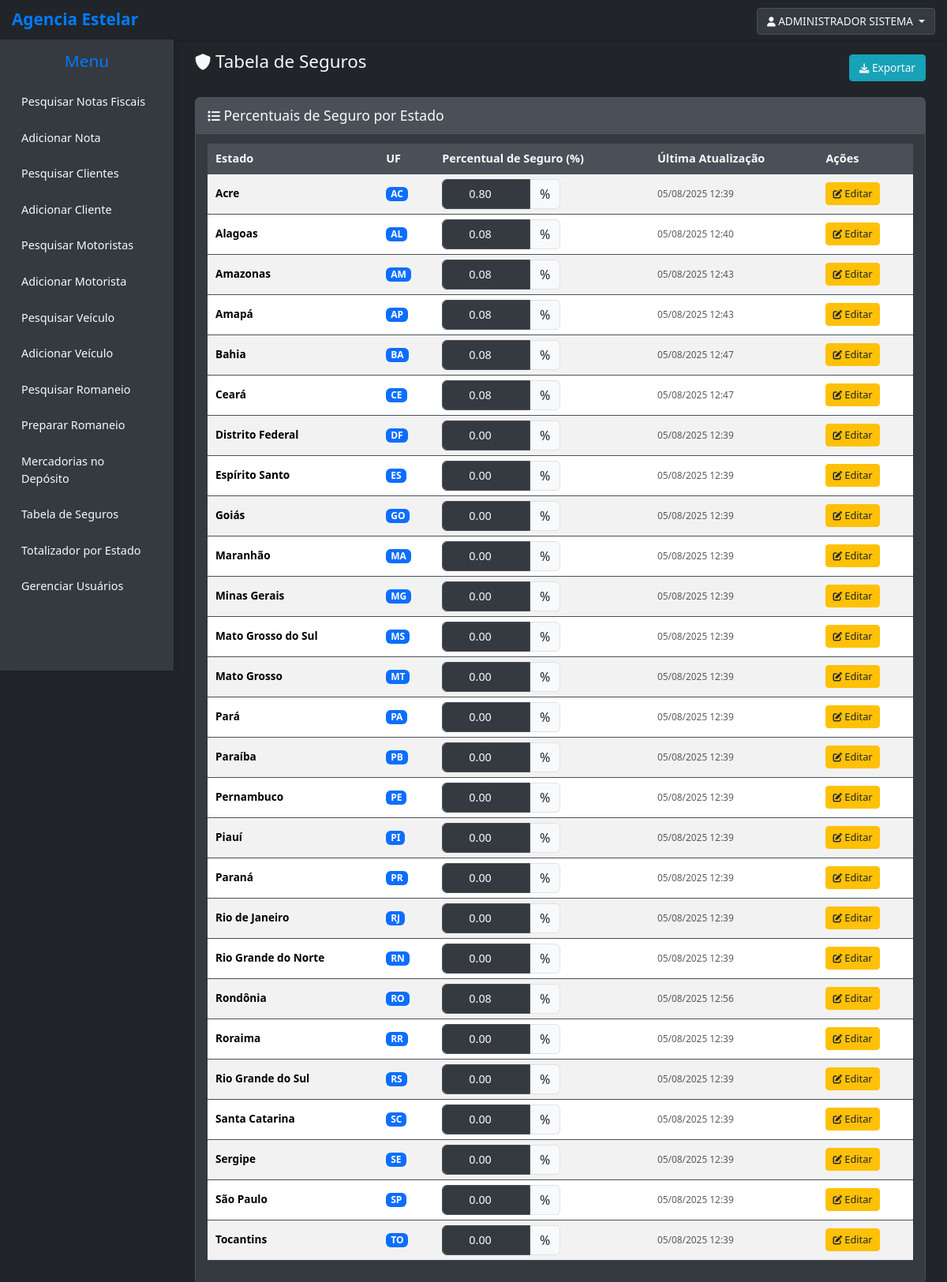
Page /notas/tabela-seguros/ (signed in) on the committed database.
### notas/models.py (models this page shows, shortened)
class UpperCaseMixin:
    def save(self, *args, **kwargs):
        uppercase_fields = [
            'razao_social', 'nome_fantasia', 'inscricao_estadual', 'endereco',
            'complemento', 'bairro', 'cidade',
            'nome', 'codigo_seguranca', 'endereco', 'complemento', 'bairro', 'cidade',
            'numero_consulta',
            'fornecedor', 'mercadoria',
            'marca', 'modelo', 'cidade',
            'proprietario_nome_razao_social', 'proprietario_rg_ie', 'proprietario_endereco',
            'proprietario_bairro', 'proprietario_cidade',
            'first_name', 'last_name',
            'numero_consulta', 'gerenciadora',
        ]
        for field_name in uppercase_fields:
            if hasattr(self, field_name) and getattr(self, field_name):
                current_value = getattr(self, field_name)
                if isinstance(current_value, str):
                    setattr(self, field_name, current_value.upper())
        super().save(*args, **kwargs)

class Usuario(UpperCaseMixin, AbstractUser):
    TIPO_USUARIO_CHOICES = [
        ('admin', 'Administrador'),
        ('funcionario', 'Funcionário'),
        ('cliente', 'Cliente'),
    ]
    tipo_usuario = models.CharField(
        max_length=20,
        choices=TIPO_USUARIO_CHOICES,
        default='funcionario',
        verbose_name="Tipo de Usuário"
    )
    cliente = models.ForeignKey(
        Cliente,
        on_delete=models.CASCADE,
        null=True,
        blank=True,
        verbose_name="Cliente Vinculado"
    )
    telefone = models.CharField(max_length=20, blank=True, verbose_name="Telefone")
    ultimo_acesso = models.DateTimeField(null=True, blank=True, verbose_name="Último Acesso")
    REQUIRED_FIELDS = ['email', 'first_name', 'last_name']
    USERNAME_FIELD = 'username'
    is_authenticated = True
    is_anonymous = False
    objects = UsuarioManager()
    class Meta:
        verbose_name = "Usuário"
        verbose_name_plural = "Usuários"
        ordering = ['username']
    def get_full_name(self):
        return f"{self.first_name} {self.last_name}".strip()
    @property
    def is_admin(self):
        return self.tipo_usuario == 'admin'
    @property
    def is_cliente(self):
        return self.tipo_usuario == 'cliente'
    def can_access_funcionalidades(self):
        return self.is_admin or self.is_funcionario

class TabelaSeguro(models.Model):
    ESTADOS_BRASIL = [
        ('AC', 'Acre'),
        ('AL', 'Alagoas'),
        ('AP', 'Amapá'),
        ('AM', 'Amazonas'),
        ('BA', 'Bahia'),
        ('CE', 'Ceará'),
        ('DF', 'Distrito Federal'),
        ('ES', 'Espírito Santo'),
        ('GO', 'Goiás'),
        ('MA', 'Maranhão'),
        ('MT', 'Mato Grosso'),
        ('MS', 'Mato Grosso do Sul'),
        ('MG', 'Minas Gerais'),
        ('PA', 'Pará'),
        ('PB', 'Paraíba'),
        ('PR', 'Paraná'),
        ('PE', 'Pernambuco'),
        ('PI', 'Piauí'),
        ('RJ', 'Rio de Janeiro'),
        ('RN', 'Rio Grande do Norte'),
        ('RS', 'Rio Grande do Sul'),
        ('RO', 'Rondônia'),
        ('RR', 'Roraima'),
        ('SC', 'Santa Catarina'),
        ('SP', 'São Paulo'),
        ('SE', 'Sergipe'),
        ('TO', 'Tocantins'),
    ]
    estado = models.CharField(
        max_length=2,
        choices=ESTADOS_BRASIL,
        unique=True,
        verbose_name="Estado (UF)"
    )
    percentual_seguro = models.DecimalField(
        max_digits=5,
        decimal_places=2,
        default=0.00,
        verbose_name="Percentual de Seguro (%)"
    )
    data_atualizacao = models.DateTimeField(
        auto_now=True,
        verbose_name="Data de Atualização"
    )
    class Meta:
        verbose_name = "Tabela de Seguro"
        verbose_name_plural = "Tabela de Seguros"
        ordering = ['estado']

### notas/views.py (the view, shortened to what this page needs)
# urls.py: path('tabela-seguros/', views.listar_tabela_seguros, name='listar_tabela_seguros'),
@login_required
@user_passes_test(is_admin)
def listar_tabela_seguros(request):
    tabela_seguros = TabelaSeguro.objects.all().order_by('estado')
    context = {
        'tabela_seguros': tabela_seguros,
    }
    return render(request, 'notas/listar_tabela_seguros.html', context)

### notas/views.py (called while the page is built)
def is_admin(user):
    return user.is_authenticated and user.is_admin

### notas/templates/notas/listar_tabela_seguros.html (shortened to what this page needs)
{% extends 'base.html' %}
{% load static %}
{% load format_filters %}
{% block content %}
<div class="container-fluid">
    <div class="row">
        <div class="col-12">
            <div class="d-flex justify-content-between align-items-center mb-4">
                <h2><i class="fas fa-shield-alt"></i> Tabela de Seguros</h2>
                <div>
                    <button type="button" class="btn btn-info" onclick="exportarTabela()">
                        <i class="fas fa-download"></i> Exportar
                    </button>
                </div>
            </div>
            <div class="card">
                <div class="card-header">
                    <h5 class="card-title mb-0">
                        <i class="fas fa-list"></i> Percentuais de Seguro por Estado
                    </h5>
                </div>
                <div class="card-body">
                    <div class="table-responsive">
                        <table class="table table-striped table-hover" id="tabela-seguros">
                            <thead>
                                <tr>
                                    <th>Estado</th>
                                    <th>UF</th>
                                    <th>Percentual de Seguro (%)</th>
                                    <th>Última Atualização</th>
                                    <th>Ações</th>
                                </tr>
                            </thead>
                            <tbody>
                                {% for seguro in tabela_seguros %}
                                    <tr data-seguro-id="{{ seguro.pk }}">
                                        <td>
                                            <strong>{{ seguro.get_estado_display }}</strong>
                                        </td>
                                        <td>
                                            <span class="badge bg-primary">{{ seguro.estado }}</span>
                                        </td>
                                        <td>
                                            <div class="input-group" style="max-width: 150px;">
                                                <input type="number"
                                                       class="form-control percentual-input"
                                                       value="{{ seguro.percentual_seguro }}"
                                                       min="0"
                                                       max="100"
                                                       step="0.01"
                                                       data-seguro-id="{{ seguro.pk }}"
                                                       style="text-align: center;">
                                                <span class="input-group-text">%</span>
                                            </div>
                                        </td>
                                        <td>
                                            <small class="text-muted">
                                                {{ seguro.data_atualizacao|date:"d/m/Y H:i" }}
                                            </small>
                                        </td>
                                        <td>
                                            <a href="{% url 'notas:editar_tabela_seguro' seguro.pk %}"
                                               class="btn btn-warning btn-sm">
                                                <i class="fas fa-edit"></i> Editar
                                            </a>
                                        </td>
                                    </tr>
                                {% endfor %}
                            </tbody>
                        </table>
                    </div>
                </div>
            </div>
        </div>
    </div>
</div>
{% endblock %}

### templates/base.html (shortened to what this page needs)
{% load static %}
<!DOCTYPE html>
<html lang="pt-BR">
<head>
    <link href="https://cdn.jsdelivr.net/npm/bootstrap@5.3.3/dist/css/bootstrap.min.css" rel="stylesheet">
    <link rel="stylesheet" href="{% static 'css/style.css' %}">
    <link rel="stylesheet" href="https://cdnjs.cloudflare.com/ajax/libs/font-awesome/6.0.0-beta3/css/all.min.css">
</head>
<body>
    <div class="top-bar">
        <div class="d-flex justify-content-between align-items-center">
            <a href="{% url 'notas:listar_notas_fiscais' %}" class="logo">Agencia Estelar</a>
            <div class="user-info">
                {% if user.is_authenticated %}
                    <div class="dropdown">
                        <button class="btn btn-outline-light dropdown-toggle" type="button" id="userDropdown" data-bs-toggle="dropdown" aria-expanded="false">
                            <i class="fas fa-user"></i> {{ user.get_full_name|default:user.username }}
                        </button>
                    </div>
                {% else %}
                    <a href="{% url 'notas:login' %}" class="btn btn-outline-light">Login</a>
                {% endif %}
            </div>
        </div>
    </div>
    <div class="main-wrapper">
        {% if user.is_authenticated %}
        <div class="sidebar">
            <h3>Menu</h3>
            <nav class="sidebar-nav">
                <ul>
                    {% if user.can_access_funcionalidades %}
                    <li><a href="{% url 'notas:listar_notas_fiscais' %}">Pesquisar Notas Fiscais</a></li>
                    <li><a href="{% url 'notas:adicionar_nota_fiscal' %}">Adicionar Nota</a></li>
                    {% endif %}
                    {% if user.can_access_funcionalidades %}
                    <li><a href="{% url 'notas:listar_clientes' %}">Pesquisar Clientes</a></li>
                    <li><a href="{% url 'notas:adicionar_cliente' %}">Adicionar Cliente</a></li>
                    {% endif %}
                    {% if user.can_access_funcionalidades %}
                    <li><a href="{% url 'notas:listar_motoristas' %}">Pesquisar Motoristas</a></li>
                    <li><a href="{% url 'notas:adicionar_motorista' %}">Adicionar Motorista</a></li>
                    {% endif %}
                    {% if user.can_access_funcionalidades %}
                    <li><a href="{% url 'notas:listar_veiculos' %}">Pesquisar Veículo</a></li>
                    <li><a href="{% url 'notas:adicionar_veiculo' %}">Adicionar Veículo</a></li>
                    {% endif %}
                    {% if user.can_access_funcionalidades %}
                    <li><a href="{% url 'notas:listar_romaneios' %}">Pesquisar Romaneio</a></li>
                    <li><a href="{% url 'notas:adicionar_romaneio' %}">Preparar Romaneio</a></li>
                    {% endif %}
                    {% if user.can_access_funcionalidades %}
                    <li><a href="{% url 'notas:pesquisar_mercadorias_deposito' %}">Mercadorias no Depósito</a></li>
                    {% endif %}
                    {% if user.is_admin %}
                    <li><a href="{% url 'notas:listar_tabela_seguros' %}">Tabela de Seguros</a></li>
                    <li><a href="{% url 'notas:totalizador_por_estado' %}">Totalizador por Estado</a></li>
                    {% endif %}
                    {% if user.is_admin %}
                    <li><a href="{% url 'notas:listar_usuarios' %}">Gerenciar Usuários</a></li>
                    {% endif %}
                </ul>
            </nav>
        </div>
        {% endif %}
        <div class="main-content">
            {% block content %}{% endblock %}
        </div>
    </div>
</body>
</html>

### static/css/style.css (style rules this page uses)
:root { --dark-bg-color: #212529; --dark-sidebar-bg: #343a40; --dark-header-bg: #212529; --dark-text-color: #f8f9fa; --dark-secondary-text-color: #adb5bd; --dark-border-color: #495057; --dark-card-bg: #343a40; --dark-card-header-bg: #495057; --primary-color: #007bff; --accent-color: #28a745; --light-card-text: #212529; --readonly-text-color: #495057; }
body { background-color: var(--dark-bg-color); color: var(--dark-text-color); font-family: 'Segoe UI', Tahoma, Geneva, Verdana, sans-serif; margin: 0; display: flex; min-height: 100vh; flex-direction: column; font-size: 14px; }
.main-wrapper { display: flex; flex-grow: 1; }
.sidebar { width: 220px; background-color: var(--dark-sidebar-bg); padding: 15px; box-shadow: 2px 0 5px rgba(0,0,0,0.2); display: flex; flex-direction: column; color: var(--dark-text-color); position: sticky; top: 0; height: 100vh; overflow-y: auto; }
.sidebar h3 { color: var(--primary-color); margin-bottom: 20px; text-align: center; font-size: 1.2rem; }
.sidebar-nav ul { list-style: none; padding: 0; }
.sidebar-nav li { margin-bottom: 8px; }
.sidebar-nav a { display: block; padding: 8px 12px; color: var(--dark-text-color); text-decoration: none; border-radius: 5px; transition: background-color 0.3s ease; font-size: 0.9rem; }
.main-content { flex-grow: 1; padding: 15px; background-color: var(--dark-bg-color); overflow-x: hidden; }
.top-bar { background-color: var(--dark-header-bg); color: var(--dark-text-color); padding: 10px 15px; display: flex; justify-content: space-between; align-items: center; box-shadow: 0 2px 5px rgba(0,0,0,0.2); min-height: 50px; position: relative; }
.top-bar .logo { font-size: 1.3rem; font-weight: bold; color: var(--primary-color); text-decoration: none; position: absolute; left: 15px; top: 50%; transform: translateY(-50%); }
.top-bar .user-info { font-size: 0.9rem; color: var(--dark-secondary-text-color); position: absolute; top: 10px; right: 15px; z-index: 1000; }
.card { background-color: var(--dark-card-bg); border: 1px solid var(--dark-border-color); color: var(--dark-text-color); margin-bottom: 15px; border-radius: 6px; box-shadow: 0 2px 4px rgba(0,0,0,0.1); }
.card-header { background-color: var(--dark-card-header-bg); color: var(--dark-text-color); border-bottom: 1px solid var(--dark-border-color); padding: 12px 15px; font-weight: bold; border-radius: calc(8px - 1px) calc(8px - 1px) 0 0; font-size: 1rem; }
.card-body { padding: 12px 15px; }
.form-control, .form-select, .btn { background-color: var(--dark-sidebar-bg); color: var(--dark-text-color); border-color: var(--dark-border-color); }
.form-control, .form-select { background-color: var(--dark-sidebar-bg); color: var(--dark-text-color); border-color: var(--dark-border-color); padding: 6px 10px; font-size: 0.9rem; height: auto; min-height: 32px; }
.btn-info { background-color: #17a2b8; border-color: #17a2b8; }
.btn-warning { background-color: #ffc107; border-color: #ffc107; color: #212529; }
.table { color: var(--dark-text-color); background-color: var(--dark-card-bg); border-color: var(--dark-border-color); font-size: 0.85rem; }
.table thead th { background-color: var(--dark-card-header-bg); color: var(--dark-text-color); border-color: var(--dark-border-color); padding: 8px 10px; font-size: 0.9rem; font-weight: 600; }
.table tbody tr { background-color: var(--dark-card-bg); }
.table td, .table th { border-color: var(--dark-border-color); }
.table tbody td { padding: 6px 10px; vertical-align: middle; }
h2 { font-size: 1.5rem !important; }
h3 { font-size: 1.3rem !important; }
h5 { font-size: 1rem !important; }
.card { margin-bottom: 15px; border-radius: 6px; }
.card-header { padding: 12px 15px; font-size: 1rem; }
.form-control, .form-select { padding: 6px 10px; font-size: 0.9rem; height: auto; min-height: 32px; }
.btn { padding: 6px 12px; font-size: 0.85rem; border-radius: 4px; }
.btn-sm { padding: 4px 8px; font-size: 0.8rem; }
.table { font-size: 0.85rem; }
.table thead th { padding: 8px 10px; font-size: 0.9rem; font-weight: 600; }
.badge { font-size: 0.75rem; padding: 3px 6px; }
.mb-4 { margin-bottom: 1rem !important; }
.main-content h2 { font-size: 1.4rem !important; margin-bottom: 15px; }
.card-title { font-size: 1.1rem !important; margin-bottom: 10px; }
.fas, .far, .fab { font-size: 0.9em; }

### rows in the picture
Usuario: get_full_name "ADMINISTRADOR SISTEMA"
TabelaSeguro: estado "Acre", estado "AC", percentual_seguro "0.80", data_atualizacao "05/08/2025 12:39"
TabelaSeguro: estado "Alagoas", estado "AL", percentual_seguro "0.08", data_atualizacao "05/08/2025 12:40"
TabelaSeguro: estado "Amazonas", estado "AM", percentual_seguro "0.08", data_atualizacao "05/08/2025 12:43"
TabelaSeguro: estado "Amapá", estado "AP", percentual_seguro "0.08", data_atualizacao "05/08/2025 12:43"
TabelaSeguro: estado "Bahia", estado "BA", percentual_seguro "0.08", data_atualizacao "05/08/2025 12:47"
TabelaSeguro: estado "Ceará", estado "CE", percentual_seguro "0.08", data_atualizacao "05/08/2025 12:47"
TabelaSeguro: estado "Distrito Federal", estado "DF", percentual_seguro "0.00", data_atualizacao "05/08/2025 12:39"
TabelaSeguro: estado "Espírito Santo", estado "ES", percentual_seguro "0.00", data_atualizacao "05/08/2025 12:39"
TabelaSeguro: estado "Goiás", estado "GO", percentual_seguro "0.00", data_atualizacao "05/08/2025 12:39"
TabelaSeguro: estado "Maranhão", estado "MA", percentual_seguro "0.00", data_atualizacao "05/08/2025 12:39"
TabelaSeguro: estado "Minas Gerais", estado "MG", percentual_seguro "0.00", data_atualizacao "05/08/2025 12:39"
TabelaSeguro: estado "Mato Grosso do Sul", estado "MS", percentual_seguro "0.00", data_atualizacao "05/08/2025 12:39"
TabelaSeguro: estado "Mato Grosso", estado "MT", percentual_seguro "0.00", data_atualizacao "05/08/2025 12:39"
TabelaSeguro: estado "Pará", estado "PA", percentual_seguro "0.00", data_atualizacao "05/08/2025 12:39"
TabelaSeguro: estado "Paraíba", estado "PB", percentual_seguro "0.00", data_atualizacao "05/08/2025 12:39"
TabelaSeguro: estado "Pernambuco", estado "PE", percentual_seguro "0.00", data_atualizacao "05/08/2025 12:39"
TabelaSeguro: estado "Piauí", estado "PI", percentual_seguro "0.00", data_atualizacao "05/08/2025 12:39"
TabelaSeguro: estado "Paraná", estado "PR", percentual_seguro "0.00", data_atualizacao "05/08/2025 12:39"
TabelaSeguro: estado "Rio de Janeiro", estado "RJ", percentual_seguro "0.00", data_atualizacao "05/08/2025 12:39"
TabelaSeguro: estado "Rio Grande do Norte", estado "RN", percentual_seguro "0.00", data_atualizacao "05/08/2025 12:39"
TabelaSeguro: estado "Rondônia", estado "RO", percentual_seguro "0.08", data_atualizacao "05/08/2025 12:56"
TabelaSeguro: estado "Roraima", estado "RR", percentual_seguro "0.00", data_atualizacao "05/08/2025 12:39"
TabelaSeguro: estado "Rio Grande do Sul", estado "RS", percentual_seguro "0.00", data_atualizacao "05/08/2025 12:39"
TabelaSeguro: estado "Santa Catarina", estado "SC", percentual_seguro "0.00", data_atualizacao "05/08/2025 12:39"
TabelaSeguro: estado "Sergipe", estado "SE", percentual_seguro "0.00", data_atualizacao "05/08/2025 12:39"
TabelaSeguro: estado "São Paulo", estado "SP", percentual_seguro "0.00", data_atualizacao "05/08/2025 12:39"
TabelaSeguro: estado "Tocantins", estado "TO", percentual_seguro "0.00", data_atualizacao "05/08/2025 12:39"
